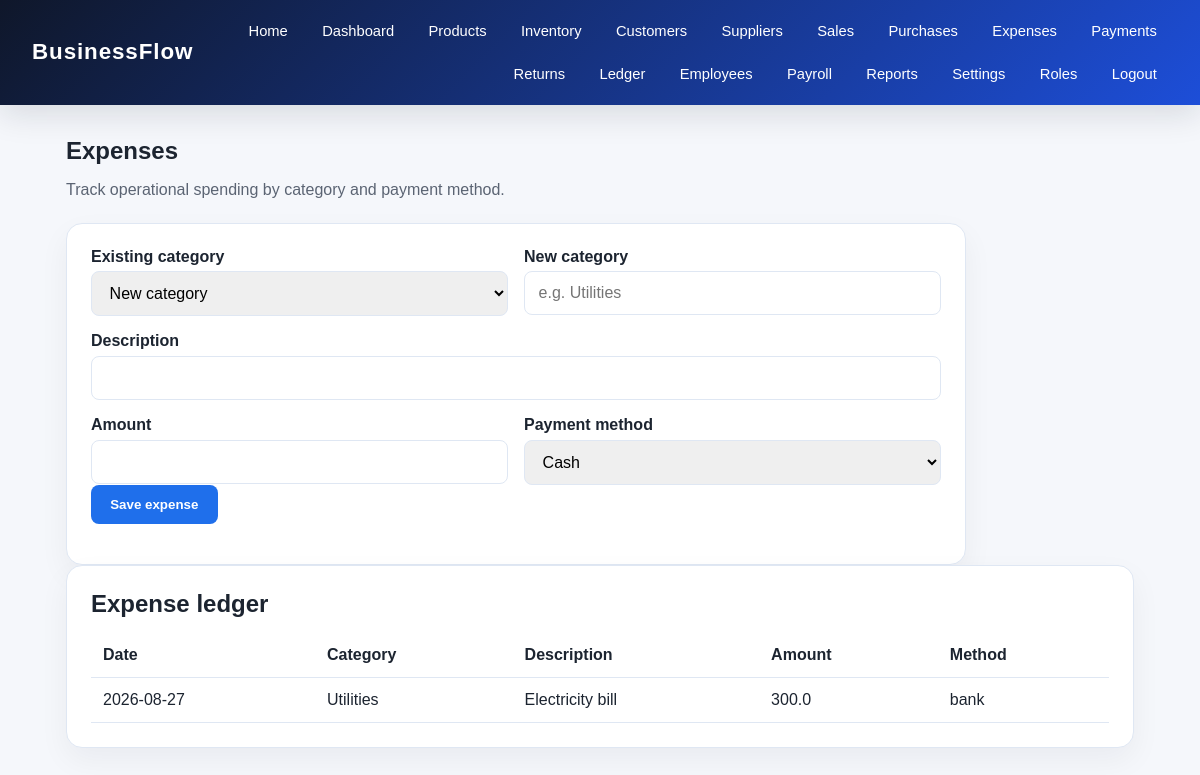
The page /expenses (signed in) on the database its author committed.
### app/models/entities.py (models this page shows)
class Expense(db.Model):
    __tablename__ = "expenses"
    id = db.Column(db.Integer, primary_key=True)
    business_id = db.Column(db.Integer, db.ForeignKey("businesses.id"), nullable=False)
    category_id = db.Column(db.Integer, db.ForeignKey("expense_categories.id"), nullable=False)
    description = db.Column(db.String(255), nullable=False)
    amount = db.Column(db.Float, nullable=False)
    method = db.Column(db.String(50), default="cash")
    expense_date = db.Column(db.DateTime, default=datetime.utcnow)
    created_by = db.Column(db.Integer, db.ForeignKey("users.id"), nullable=True)
    business = db.relationship("Business", back_populates="expenses")
    category = db.relationship("ExpenseCategory", back_populates="expenses")

class ExpenseCategory(db.Model):
    __tablename__ = "expense_categories"
    id = db.Column(db.Integer, primary_key=True)
    business_id = db.Column(db.Integer, db.ForeignKey("businesses.id"), nullable=False)
    name = db.Column(db.String(120), nullable=False)
    expenses = db.relationship("Expense", back_populates="category")

### app/routes/main.py (the view, shortened to what this page needs)
@main_bp.route("/expenses", methods=["GET", "POST"])
@login_required
def expenses():
    if not can_manage_finance():
        flash("You do not have access to expenses.", "danger")
        return redirect(url_for("main.dashboard"))
    business = current_user.business
    categories = ExpenseCategory.query.filter_by(business_id=business.id).order_by(ExpenseCategory.name).all()
    return render_template("expenses.html", categories=categories, expenses=Expense.query.filter_by(business_id=business.id).order_by(Expense.expense_date.desc()).all())

### app/__init__.py (called while the page is built)
@login_manager.user_loader
def load_user(user_id):
    from app.models import User
    return User.query.get(int(user_id))

### app/routes/main.py (called while the page is built)
def user_has_permission(permission_code):
    if not current_user.is_authenticated:
        return False
    if current_user.role is None:
        return False
    return any(
        role_permission.permission.code == permission_code
        for role_permission in current_user.role.role_permissions
    )

def can_manage_finance():
    return user_has_permission("manage_sales") or user_has_permission("manage_purchases")

### app/templates/expenses.html (shortened to what this page needs)
{% extends 'base.html' %}
{% block content %}
<section class="page-shell">
  <div class="page-header">
    <h1>Expenses</h1>
    <p>Track operational spending by category and payment method.</p>
  </div>
  <div class="card wide-form">
    <form method="post">
      <div class="form-grid">
        <div>
          <label for="category_id">Existing category</label>
          <select id="category_id" name="category_id">
            <option value="">New category</option>
          </select>
        </div>
        <div>
          <label for="category_name">New category</label>
          <input type="text" id="category_name" name="category_name" placeholder="e.g. Utilities">
        </div>
        <div class="full-width">
          <label for="description">Description</label>
          <input type="text" id="description" name="description" required>
        </div>
        <div>
          <label for="amount">Amount</label>
          <input type="number" step="0.01" min="0.01" id="amount" name="amount" required>
        </div>
        <div>
          <label for="method">Payment method</label>
          <select id="method" name="method">
            <option value="cash">Cash</option>
          </select>
        </div>
      </div>
      <div class="action-row">
        <button class="button primary" type="submit">Save expense</button>
      </div>
    </form>
  </div>
  <div class="card">
    <h2>Expense ledger</h2>
    {% if expenses %}
      <table class="data-table">
        <thead>
          <tr>
            <th>Date</th>
            <th>Category</th>
            <th>Description</th>
            <th>Amount</th>
            <th>Method</th>
          </tr>
        </thead>
        <tbody>
          {% for expense in expenses %}
            <tr>
              <td>{{ expense.expense_date.strftime('%Y-%m-%d') }}</td>
              <td>{{ expense.category.name }}</td>
              <td>{{ expense.description }}</td>
              <td>{{ expense.amount }}</td>
              <td>{{ expense.method }}</td>
            </tr>
          {% endfor %}
        </tbody>
      </table>
    {% else %}
      <p class="muted">No expenses recorded yet.</p>
    {% endif %}
  </div>
</section>
{% endblock %}

### app/static/css/style.css (style rules this page uses)
:root { --primary: #1f6feb; --primary-dark: #164db4; --secondary: #f3f7ff; --text: #1c2430; --muted: #5b6473; --border: #dfe7f3; --success: #2a9d63; --warning: #d97706; --danger: #c5392e; }
* { box-sizing: border-box; }
body { margin: 0; font-family: Arial, sans-serif; background: #f5f7fb; color: var(--text); }
.button { display: inline-block; border: none; border-radius: 8px; padding: 0.75rem 1.2rem; text-decoration: none; font-weight: 700; cursor: pointer; }
.button.primary { background: var(--primary); color: white; }
.card { background: white; border: 1px solid var(--border); border-radius: 16px; box-shadow: 0 12px 30px rgba(15, 23, 42, 0.05); padding: 1.5rem; }
.card h2 { margin-top: 0; margin-bottom: 1rem; }
.page-shell { max-width: 1100px; margin: 2rem auto; padding: 0 1rem; }
.page-header { margin-bottom: 1.5rem; }
.page-header h1 { margin-bottom: 0.25rem; }
.page-header p { color: var(--muted); }
.wide-form { max-width: 900px; }
.form-grid { display: grid; grid-template-columns: repeat(2, minmax(220px, 1fr)); gap: 1rem; }
.form-grid label { display: block; margin-bottom: 0.35rem; font-weight: 600; }
.form-grid input, .form-grid textarea, .form-grid select { width: 100%; padding: 0.75rem 0.85rem; border: 1px solid var(--border); border-radius: 8px; font-size: 1rem; }
.full-width { grid-column: 1 / -1; }
.data-table { width: 100%; border-collapse: collapse; margin-top: 1rem; }
.data-table th, .data-table td { padding: 0.8rem 0.75rem; border-bottom: 1px solid var(--border); text-align: left; }
.action-row { margin-bottom: 1rem; }

### rows shown on the page
Expense: expense_date "2026-08-27", category.name "Utilities", description "Electricity bill", amount "300.0", method "bank"
